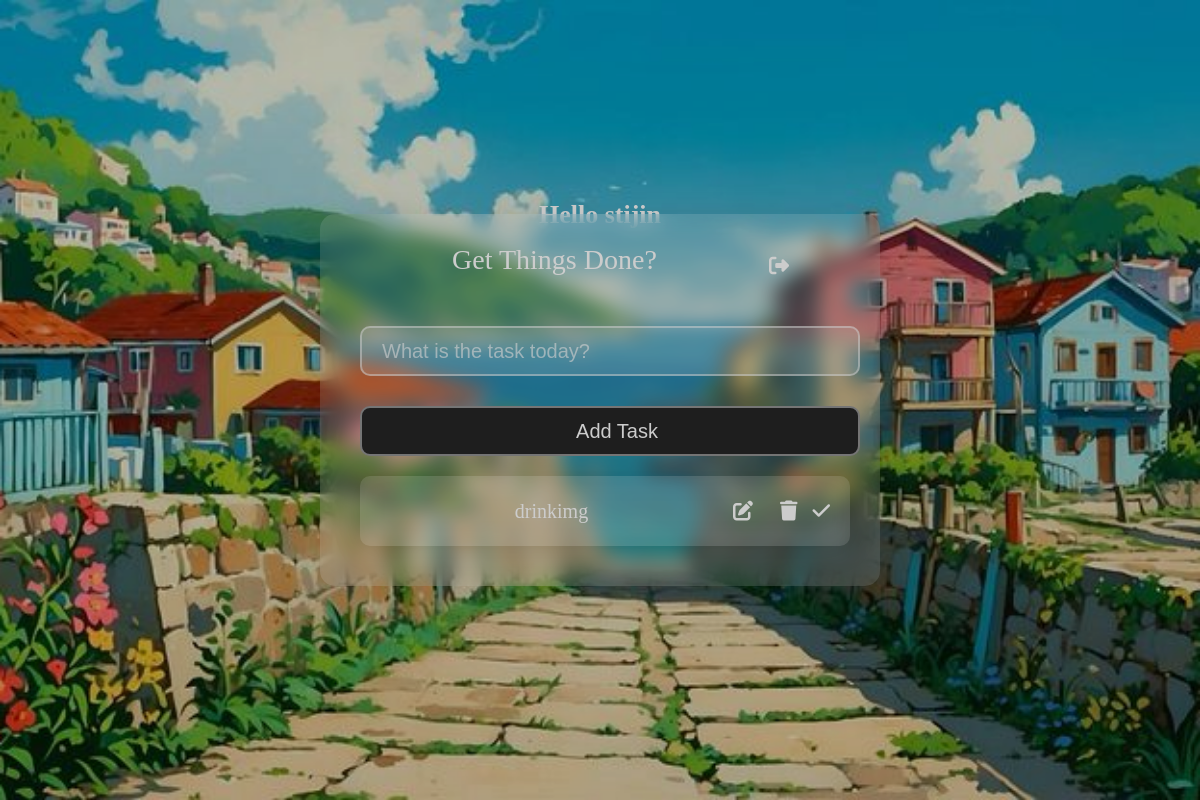
Before: /todopage (signed in) with the older database file.
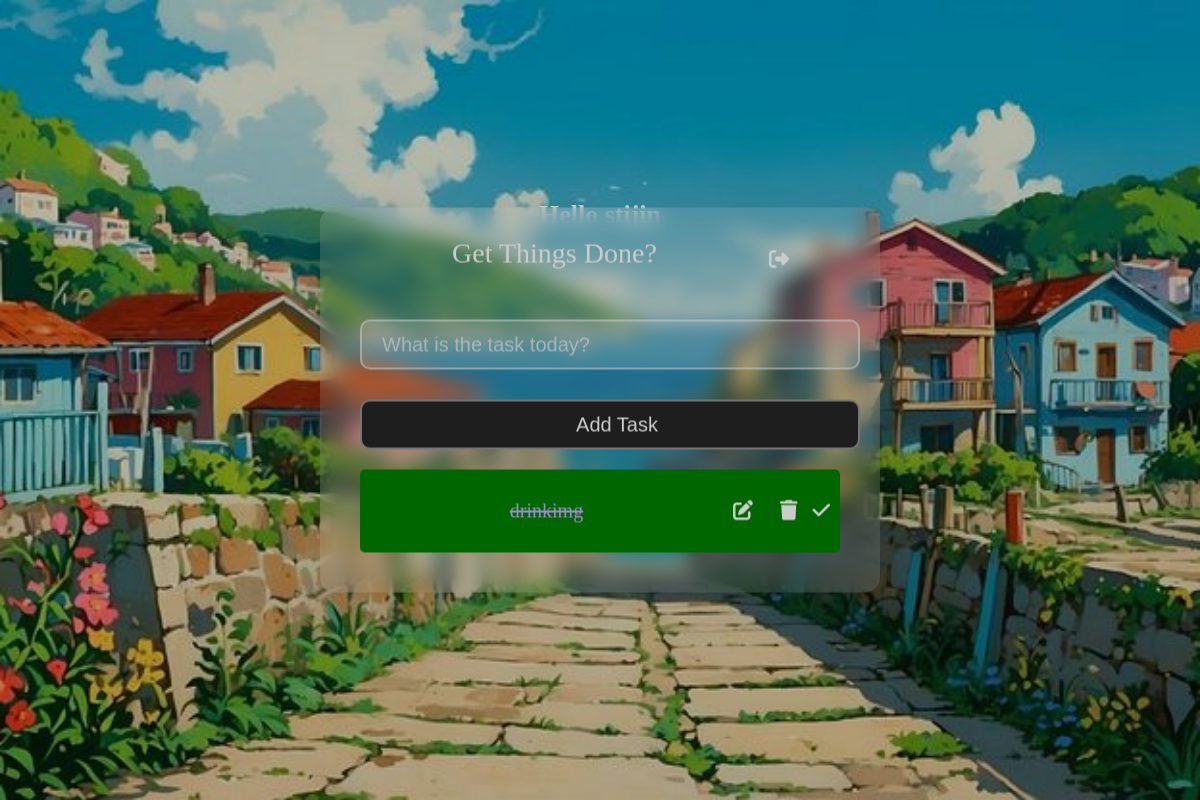
After: the same page with the newer database file.
### todo/models.py (models this page shows)
class TODOO(models.Model):
    srno=models.AutoField(auto_created=True,primary_key=True)
    title= models.CharField(max_length=25)
    date = models.DateTimeField(auto_now_add=True)
    status = models.BooleanField(default=False,blank=True,)
    user = models.ForeignKey( User, on_delete=models.CASCADE)

### todo/views.py (the view, shortened to what this page needs)
# urls.py: path('todopage', views.todo),
@login_required(login_url='/loginn')
def todo(request):
    res=models.TODOO.objects.filter(user=request.user).order_by('-date')
    return render(request, 'todo.html',{'res':res,})

### todo/templates/todo.html (shortened to what this page needs)
{% load static %}
<!DOCTYPE html>
<html lang="en">
<head>
    <link rel="stylesheet" href="{% static 'css/styles.css' %}">
    <link rel="stylesheet" href="{% static 'css/index.css' %}">
</head>
<body>
    <div class="signup-login">
        <div>
            <div>
                <h1>Hello {{user}}</h1>
            </div>
            <div class=" signup-box scr">
                <div class="heads">
                    <div class="heading">Get Things Done? </div>
                    <div class="anca"><a href="{% url 'signout' %}" class="sign"><i
                                class="fa-solid fa-right-from-bracket"></i></a></div>
                </div>
                <form method="post">
                    <input type="text" name="title" required class="todo-input inp"
                        placeholder="What is the task today?">
                    <input class="submit-button" type="submit" value="Add Task">
                </form>
                {% for todo in res %}
                <div class="Todo clickable-div {% if todo.status %}todo-green{% else %}todo-red{% endif %}">
                    <p class="{% if todo.status %} completed {% endif %} ">{{todo.title}}</p>
                    <div>
                        <a href=" /edit_todo/{{todo.srno}} "><i class="fa-solid fa-pen-to-square"></i></a>
                        <a href=" /delete_todo/{{todo.srno}} "><i class="fa-solid fa-trash"></i></a>
                        <a href=" /done_todo/{{todo.srno}} "><i class="fa-solid fa-check"></i></a>
                    </div>
                </div>
                {% endfor %}
            </div>
        </div>
    </div>
</body>
</html>

### todo/static/css/styles.css (style rules this page uses)
h1 { color: #fff; font-size: 26px; margin-bottom: 20px; text-align: center; margin-top: 200px; }
.todo-input { outline: none; background: none; border: 1px solid #8758ff; padding: 0.5rem 1rem; margin-top: 1rem; margin-bottom: 2rem; width: 300px; color: #fff; margin-right: 0; align-items: center; margin-left: 5rem; }
.todo-input::placeholder { color: #ffffff4d; }
.Todo { display: flex; justify-content: space-between; align-items: center; background: #ffff00a9; color: #fff; padding: 0.75px 1px; border-radius: 5px; margin-bottom: 1rem; cursor: pointer; font-size: 20px; font-weight: 300; margin: 10px; padding: 10px; text-align: center; margin-top: 20px; }
.scr { overflow-y:scroll; margin-bottom: 70px; }
.fa-trash { margin-left: 0.75rem; }
.completed { color: #c5aeff; text-decoration: line-through; }
a { text-decoration: none; color: #fff; font-size: 20px; font-weight: 500; margin-left: 10px; margin-top: 20px; margin-bottom: 20px; }
.todo-green { background-color: green; }
.anca { font-size: 25px; margin-top: 7px; margin-right: -41px; }
.heads { display: flex; justify-content: space-evenly; font-size: 26px; margin-bottom: 20px; text-align: center; }

### todo/static/css/index.css (style rules this page uses)
body { height: 100%; margin: 0; font-family: 'Yeseva One', serif; display: flex; justify-content: center; align-items: center; }
.signup-login { background-image: url('02.jpeg'); background-size: cover; background-position: center; filter: brightness(0.8); position: absolute; inset: 0; z-index: -1; }
.signup-box { background: rgba(255, 255, 255, 0.15); backdrop-filter: blur(10px); border-radius: 15px; padding: 30px; width: 500px; color: white; box-shadow: 0 4px 30px rgba(0, 0, 0, 0.1); position: absolute; top: 50%; left: 50%; transform: translate(-50%, -50%); }
.heading { text-align: center; font-size: 28px; margin-bottom: 20px; color: white; }
.inp { margin: 10px; height: 50px; width: 500px; border-radius: 10px; border: none; padding-left: 20px; font-size: 20px; font-weight: 500; color: #ffffff; background-color: #ffffff30; border: 2px solid rgba(255, 255, 255, 0.5); box-sizing: border-box; align-items: center; }
.inp::placeholder { color: #ffffffa5; }
.submit-button { margin-top: 20px; margin-left: 10px; height: 50px; width: 500px; border-radius: 10px; border: none; padding-left: 20px; font-size: 20px; font-weight: 500; color: #fff; background-color: #252525; border: 2px solid rgba(255, 255, 255, 0.5); box-sizing: border-box; cursor: pointer; }
.anca { font-size: 25px; margin-top: 7px; margin-right: -41px; }
.heads { display: flex; justify-content: space-evenly; }
.completed { color: #c5aeff; text-decoration: line-through; }

Changed rows visible on the page:
changed TODOO "drinkimg": status False → True (drawn)
